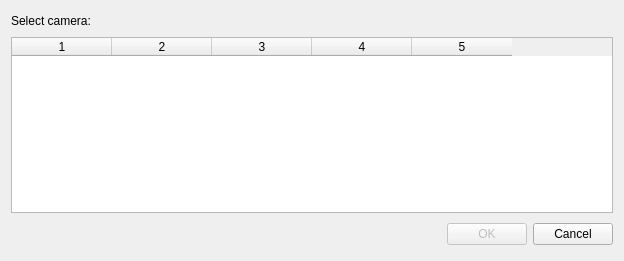
<?xml version="1.0" encoding="UTF-8"?>
<ui version="4.0">
 <class>CameraSelectionClass</class>
 <widget class="QDialog" name="CameraSelectionClass">
  <property name="geometry">
   <rect>
    <x>0</x>
    <y>0</y>
    <width>624</width>
    <height>261</height>
   </rect>
  </property>
  <property name="windowTitle">
   <string>Camera selection</string>
  </property>
  <property name="modal">
   <bool>true</bool>
  </property>
  <layout class="QVBoxLayout" name="verticalLayout">
   <item>
    <layout class="QHBoxLayout" name="horizontalLayout">
     <item>
      <widget class="QLabel" name="label">
       <property name="text">
        <string>Select camera:</string>
       </property>
      </widget>
     </item>
     <item>
      <spacer name="horizontalSpacer">
       <property name="orientation">
        <enum>Qt::Horizontal</enum>
       </property>
       <property name="sizeHint" stdset="0">
        <size>
         <width>40</width>
         <height>20</height>
        </size>
       </property>
      </spacer>
     </item>
    </layout>
   </item>
   <item>
    <widget class="QTableWidget" name="camerasTableWidget">
     <property name="editTriggers">
      <set>QAbstractItemView::NoEditTriggers</set>
     </property>
     <property name="selectionMode">
      <enum>QAbstractItemView::SingleSelection</enum>
     </property>
     <property name="selectionBehavior">
      <enum>QAbstractItemView::SelectRows</enum>
     </property>
     <property name="showGrid">
      <bool>false</bool>
     </property>
     <property name="sortingEnabled">
      <bool>true</bool>
     </property>
     <property name="columnCount">
      <number>5</number>
     </property>
     <attribute name="verticalHeaderVisible">
      <bool>false</bool>
     </attribute>
     <column/>
     <column/>
     <column/>
     <column/>
     <column/>
    </widget>
   </item>
   <item>
    <layout class="QHBoxLayout">
     <property name="spacing">
      <number>6</number>
     </property>
     <property name="leftMargin">
      <number>0</number>
     </property>
     <property name="topMargin">
      <number>0</number>
     </property>
     <property name="rightMargin">
      <number>0</number>
     </property>
     <property name="bottomMargin">
      <number>0</number>
     </property>
     <item>
      <spacer>
       <property name="orientation">
        <enum>Qt::Horizontal</enum>
       </property>
       <property name="sizeHint" stdset="0">
        <size>
         <width>131</width>
         <height>31</height>
        </size>
       </property>
      </spacer>
     </item>
     <item>
      <widget class="QPushButton" name="okButton">
       <property name="enabled">
        <bool>false</bool>
       </property>
       <property name="text">
        <string>OK</string>
       </property>
      </widget>
     </item>
     <item>
      <widget class="QPushButton" name="cancelButton">
       <property name="text">
        <string>Cancel</string>
       </property>
      </widget>
     </item>
    </layout>
   </item>
  </layout>
 </widget>
 <resources/>
 <connections>
  <connection>
   <sender>okButton</sender>
   <signal>clicked()</signal>
   <receiver>CameraSelectionClass</receiver>
   <slot>accept()</slot>
   <hints>
    <hint type="sourcelabel">
     <x>278</x>
     <y>253</y>
    </hint>
    <hint type="destinationlabel">
     <x>96</x>
     <y>254</y>
    </hint>
   </hints>
  </connection>
  <connection>
   <sender>cancelButton</sender>
   <signal>clicked()</signal>
   <receiver>CameraSelectionClass</receiver>
   <slot>reject()</slot>
   <hints>
    <hint type="sourcelabel">
     <x>369</x>
     <y>253</y>
    </hint>
    <hint type="destinationlabel">
     <x>179</x>
     <y>282</y>
    </hint>
   </hints>
  </connection>
 </connections>
</ui>
